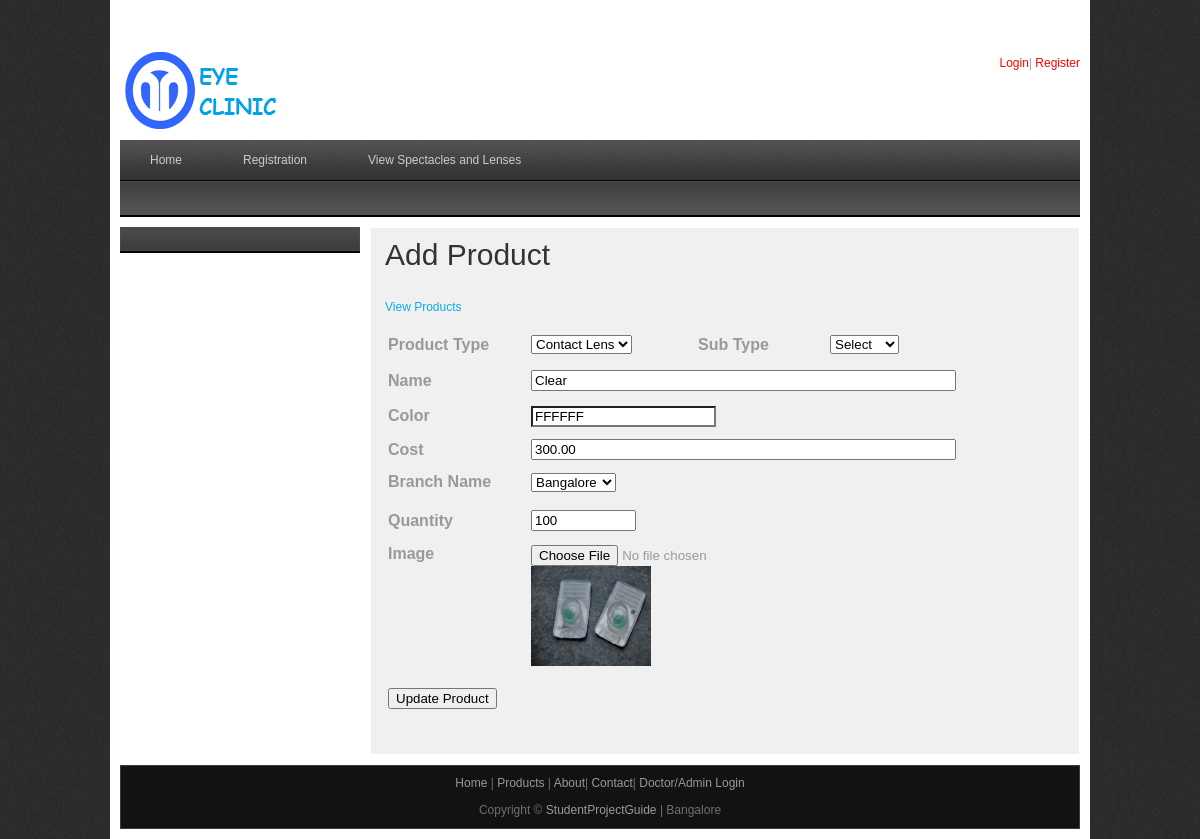
Screenshot of /eyeclinic/addproduct.php?prodid=1 with the database file from the repository.
### tables this page shows
CREATE TABLE `products` (
  `prod_id` int(10) NOT NULL,
  `branch_id` int(10) NOT NULL,
  `name` varchar(50) NOT NULL,
  `product_type` varchar(50) NOT NULL,
  `sub_type` varchar(25) NOT NULL,
  `image` varchar(100) NOT NULL,
  `color` varchar(20) NOT NULL,
  `cost` double(10,2) NOT NULL,
  `quantity` int(10) NOT NULL
);

### eyeclinic/addproduct.php (the view, shortened to what this page needs)
<?php
include("includes/header.php");
include("includes/conn.php");
$resbranch = mysqli_query($con,"select * from branch");
?>
    <div id="templatemo_main">
   		<div id="sidebar" class="float_l">
        	<div class="sidebar_box"><span class="bottom"></span>
            </div>
   		</div>
        <div id="content" class="float_r">
        <h1>Add Product</h1>
        <p><a href="viewproducts.php">View Products</a></p>
        <form action="" method="post" enctype="multipart/form-data" name="adprod" id="adprod" onsubmit="return validation()">
          <table width="644" border="0">
            <tr>
              <td width="139" height="34"><strong>Product Type</strong></td>
                <td width="163">
  <?php
  			$resultquery = mysqli_query($con,"SELECT * FROM  products where prod_id='$_GET[prodid]'");
			$rowrec = mysqli_fetch_array($resultquery);
				$arrcont = array("Lens","Frames","Contact Lens");
				?>
                <select name="ptype" id="ptype" onchange="showUser(this.value)">
                  <?php
				 foreach($arrcont as $value)
				 {
					 if($rowrec["product_type"] == $value)
					 {
					 echo "<option value='$value' selected>$value</option>";
					 }
					 else
					 {
					 echo "<option value='$value'>$value</option>";
					 }
				 }
				 ?>
                </select></td>
                <td width="128"><strong>Sub Type</strong></td>
                <td width="196"><div id="txtHint"><select name="ptype2" id="ptype2">
                 <option value="">Select</option>
                </select></div></td>
            </tr>
            <tr>
              <td height="34"><strong>
                <label for="name" class="left">Name</label>
              </strong></td>
              <td colspan="3">
              <input name="name" class="right" type="text" id="name" size="50" value="<?php   echo $rowrec[name]; ?>" />
              </td>
            </tr>
            <tr>
              <td height="33"><strong>
                <label class="left" for="doclname2">Color</label>
              </strong></td>
              <td colspan="3"><script type="text/javascript" src="jscolor.js"></script>
				   <input name="colorpick" class="color" value="
                     <?php
			  	if(isset($_GET[prodid]))
			  	{
					echo $rowrec[color];
				}
				else
				{
					echo "66ff00";
				}
				?>">
			</td>
            </tr>
            <tr>
              <td height="30"><strong>
                <label for="loginid2" class="left">Cost</label>
              </strong></td>
              <td colspan="3"><input name="cost" type="text" class="right" id="cost" size="50" value="<?php   echo $rowrec[cost]; ?>" /></td>
            </tr>
            <tr>
              <td height="31"><strong>
                <label for="password2" class="left">Branch Name</label>
              </strong></td>
              <td colspan="3">
                <select name="bname" id="bname">
            <?php
			while($rows = mysqli_fetch_array($resbranch))
			{
				if($rows[branch_id]==$rowrec[branch_id])
				{
				echo "<option value='$rows[branch_id]' selected>$rows[branch_name]</option>";
				}
				else
				{
				echo "<option value='$rows[branch_id]'>$rows[branch_name]</option>";
				}
			}
			?>
                        </select></td>
            </tr>
            <tr>
              <td height="42"><strong>
                <label class="left" for="cpassword2">Quantity</label>
              </strong></td>
              <td colspan="3"><input name="qty" class="right" type="text" id="qty" size="10" value="<?php   echo $rowrec[quantity]; ?>"/></td>
            </tr>
            <tr>
              <td height="32" valign="top"><strong>Image</strong></td>
              <td colspan="3"><label for="file"></label>
              <input type="file" name="file" id="file" />
              	<?php
              if($rowrec['image']=="")
				{
				$img = "upload/noimage.jpg";
				}
				else
				{
				$img = "upload/".$rowrec[image];
				}
				?><br />
                <?php
			  if(isset($_GET[prodid]))
			  {
			  ?>
                <img src="<?php   echo $img; ?>" alt="Image 02" height="100" width="120"/>
                <?php
			  }
			?>
              </td>
            </tr>
            <tr>
              <td height="36" colspan="4" align="center"><p>
              <?php
			  if(isset($_GET[prodid]))
			  {
			  ?>
              <br />
                <input type="submit" name="update" id="update" value="Update Product" class="submit_btn float_l"  />
                <?php
				}
				else
				{
				?>
<input type="submit" name="add" id="add" value="Add Product" class="submit_btn float_l" />
                <?php
				}
				?>
              </p></td>
            </tr>
          </table>
          <p>&nbsp;</p>
        </form>
      </div>
    </div>
<?php
include("includes/footer.php");
?>

### eyeclinic/css/templatemo_style.css (style rules this page uses)
body { margin: 0; padding: 0; color: #999; font-family: Tahoma, Geneva, sans-serif; font-size: 12px; line-height: 1.4em; background-color: #2e2e2e; background-repeat: repeat; background-image: url(../images/templatemo_body.jpg) }
a, a:link, a:visited { color: #08aee3; font-weight: normal; text-decoration: none; }
p { margin: 0 0 10px 0; padding: 0; }
img { border: none; }
h1, h2, h3, h4, h5, h6 { color: #333; font-weight: normal; }
h1 { font-size: 30px; margin: 0 0 30px; padding: 5px 0; }
.float_l { float: left }
.float_r { float: right }
#templatemo_main { width: 100%; margin-bottom: 10px; }
#content { width: 680px; background: #f0f0f0; border: 1px solid #fff; padding: 14px; }
#sidebar { width: 240px }
.sidebar_box { position: relative; background: #4c4a4a; margin-bottom: 36px; }
.sidebar_box span.bottom { position: absolute; bottom: -26px; left: 0; width: 240px; height: 26px; background: url(../images/templatemo_sidebar_bottom.jpg) }

### rows the page displays
products: ptype "Contact Lens", name "Clear", colorpick "FFFFFF", cost "300.00", qty "100", image (picture)

### other values shown
form field bname "Bangalore"
